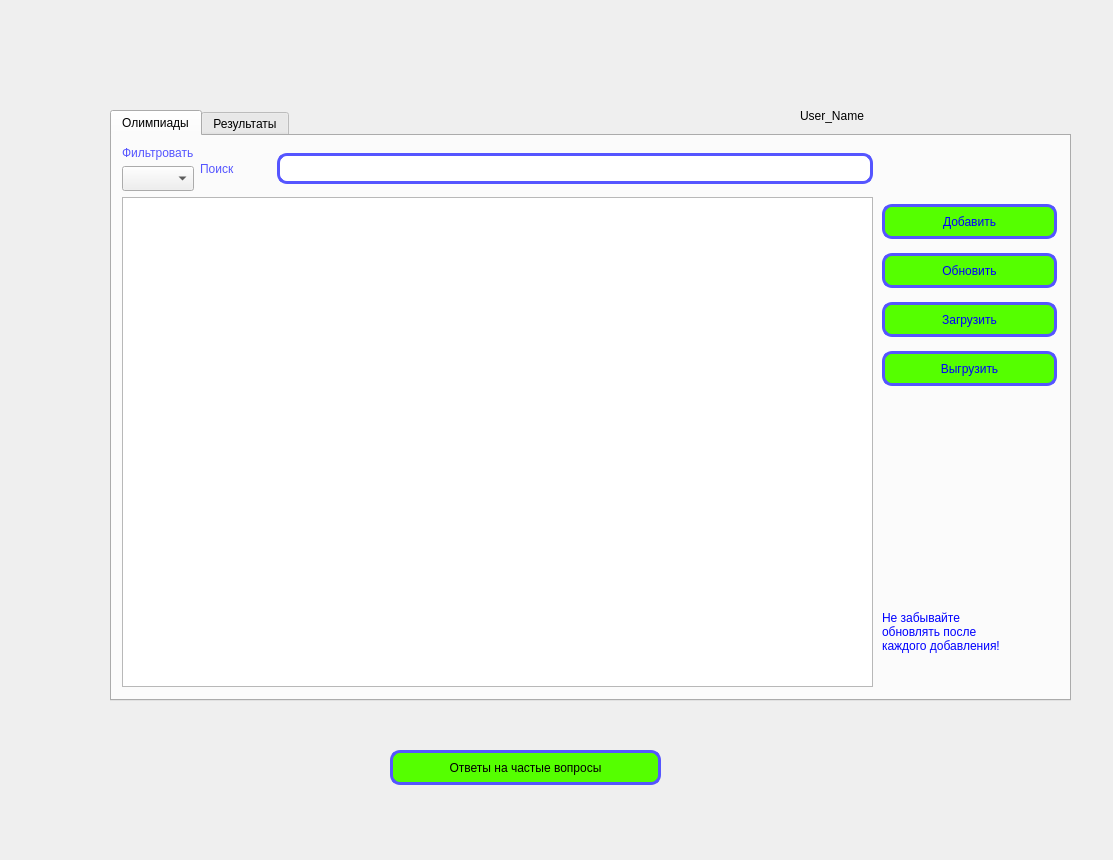
<?xml version="1.0" encoding="UTF-8"?>
<ui version="4.0">
 <class>MainWindow</class>
 <widget class="QMainWindow" name="MainWindow">
  <property name="geometry">
   <rect>
    <x>0</x>
    <y>0</y>
    <width>1113</width>
    <height>860</height>
   </rect>
  </property>
  <property name="windowTitle">
   <string>MainWindow</string>
  </property>
  <widget class="QWidget" name="centralwidget">
   <widget class="QLabel" name="user_name">
    <property name="geometry">
     <rect>
      <x>800</x>
      <y>100</y>
      <width>271</width>
      <height>31</height>
     </rect>
    </property>
    <property name="styleSheet">
     <string notr="true">font: 75 14pt &quot;MS Shell Dlg 2&quot;;</string>
    </property>
    <property name="text">
     <string>User_Name</string>
    </property>
   </widget>
   <widget class="QTabWidget" name="tabWidget">
    <property name="geometry">
     <rect>
      <x>110</x>
      <y>110</y>
      <width>961</width>
      <height>591</height>
     </rect>
    </property>
    <property name="minimumSize">
     <size>
      <width>961</width>
      <height>591</height>
     </size>
    </property>
    <property name="currentIndex">
     <number>0</number>
    </property>
    <widget class="QWidget" name="tab">
     <attribute name="title">
      <string>Олимпиады</string>
     </attribute>
     <widget class="QWidget" name="layoutWidget">
      <property name="geometry">
       <rect>
        <x>770</x>
        <y>60</y>
        <width>181</width>
        <height>201</height>
       </rect>
      </property>
      <layout class="QVBoxLayout" name="verticalLayout_2">
       <item>
        <widget class="QPushButton" name="add">
         <property name="minimumSize">
          <size>
           <width>100</width>
           <height>35</height>
          </size>
         </property>
         <property name="maximumSize">
          <size>
           <width>175</width>
           <height>16777215</height>
          </size>
         </property>
         <property name="toolTip">
          <string>&lt;html&gt;&lt;head/&gt;&lt;body&gt;&lt;p&gt;После добавления не забудьте обновить!&lt;/p&gt;&lt;/body&gt;&lt;/html&gt;</string>
         </property>
         <property name="styleSheet">
          <string notr="true">background-color: rgb(85, 255, 0);
font: 75 10pt &quot;MS Shell Dlg 2&quot;;
border-radius: 10px;
border: 3px solid #5555ff;
color: blue;
</string>
         </property>
         <property name="text">
          <string>Добавить</string>
         </property>
         <attribute name="buttonGroup">
          <string notr="true">maingroup</string>
         </attribute>
        </widget>
       </item>
       <item>
        <widget class="QPushButton" name="add_2">
         <property name="minimumSize">
          <size>
           <width>100</width>
           <height>35</height>
          </size>
         </property>
         <property name="maximumSize">
          <size>
           <width>175</width>
           <height>16777215</height>
          </size>
         </property>
         <property name="styleSheet">
          <string notr="true">background-color: rgb(85, 255, 0);
font: 75 10pt &quot;MS Shell Dlg 2&quot;;
border-radius: 10px;
border: 3px solid #5555ff;
color: blue;
</string>
         </property>
         <property name="text">
          <string>Обновить</string>
         </property>
        </widget>
       </item>
       <item>
        <widget class="QPushButton" name="download">
         <property name="maximumSize">
          <size>
           <width>175</width>
           <height>35</height>
          </size>
         </property>
         <property name="toolTip">
          <string>&lt;html&gt;&lt;head/&gt;&lt;body&gt;&lt;p&gt;Внимание!!! Загружается только csv файл с разделителем &amp;quot;;&amp;quot;. В файле  6 столбцов(название, предмет обязательно прописать, в остальных, в случае отсутствия, поставить пробел). Строку с заголовками не надо писать!&lt;/p&gt;&lt;/body&gt;&lt;/html&gt;</string>
         </property>
         <property name="whatsThis">
          <string>&lt;html&gt;&lt;head/&gt;&lt;body&gt;&lt;p&gt;afafsd&lt;/p&gt;&lt;/body&gt;&lt;/html&gt;</string>
         </property>
         <property name="styleSheet">
          <string notr="true">background-color: rgb(85, 255, 0);
font: 75 10pt &quot;MS Shell Dlg 2&quot;;
border-radius: 10px;
border: 3px solid #5555ff;
color: blue;
</string>
         </property>
         <property name="text">
          <string>Загрузить</string>
         </property>
         <attribute name="buttonGroup">
          <string notr="true">maingroup</string>
         </attribute>
        </widget>
       </item>
       <item>
        <widget class="QPushButton" name="upload">
         <property name="maximumSize">
          <size>
           <width>175</width>
           <height>35</height>
          </size>
         </property>
         <property name="styleSheet">
          <string notr="true">background-color: rgb(85, 255, 0);
font: 75 10pt &quot;MS Shell Dlg 2&quot;;
border-radius: 10px;
border: 3px solid #5555ff;
color: blue;
</string>
         </property>
         <property name="text">
          <string>Выгрузить</string>
         </property>
         <attribute name="buttonGroup">
          <string notr="true">maingroup</string>
         </attribute>
        </widget>
       </item>
      </layout>
     </widget>
     <widget class="QWidget" name="verticalLayoutWidget_2">
      <property name="geometry">
       <rect>
        <x>10</x>
        <y>10</y>
        <width>751</width>
        <height>541</height>
       </rect>
      </property>
      <layout class="QVBoxLayout" name="verticalLayout_4">
       <item>
        <layout class="QHBoxLayout" name="horizontalLayout">
         <item>
          <layout class="QVBoxLayout" name="verticalLayout">
           <item>
            <widget class="QLabel" name="filter_label">
             <property name="styleSheet">
              <string notr="true">color: rgb(85, 85, 255);
font: 12pt &quot;MS Shell Dlg 2&quot;;</string>
             </property>
             <property name="text">
              <string>Фильтровать</string>
             </property>
            </widget>
           </item>
           <item>
            <widget class="QComboBox" name="filter">
             <property name="minimumSize">
              <size>
               <width>0</width>
               <height>25</height>
              </size>
             </property>
            </widget>
           </item>
          </layout>
         </item>
         <item>
          <widget class="QLabel" name="find_label">
           <property name="minimumSize">
            <size>
             <width>71</width>
             <height>31</height>
            </size>
           </property>
           <property name="styleSheet">
            <string notr="true">color: rgb(85, 85, 255);
font: 12pt &quot;MS Shell Dlg 2&quot;;</string>
           </property>
           <property name="text">
            <string>Поиск</string>
           </property>
          </widget>
         </item>
         <item>
          <widget class="QLineEdit" name="find_Edit">
           <property name="minimumSize">
            <size>
             <width>451</width>
             <height>31</height>
            </size>
           </property>
           <property name="styleSheet">
            <string notr="true">
border-radius: 10px;
border: 3px solid rgb(85, 85, 255);
</string>
           </property>
          </widget>
         </item>
        </layout>
       </item>
       <item>
        <widget class="QTableWidget" name="olympiad_table"/>
       </item>
      </layout>
     </widget>
     <widget class="QLabel" name="label">
      <property name="geometry">
       <rect>
        <x>770</x>
        <y>450</y>
        <width>161</width>
        <height>91</height>
       </rect>
      </property>
      <property name="styleSheet">
       <string notr="true">
font: 75 10pt &quot;MS Shell Dlg 2&quot;;
color: blue;
</string>
      </property>
      <property name="text">
       <string>Не забывайте
обновлять после
каждого добавления!</string>
      </property>
     </widget>
    </widget>
    <widget class="QWidget" name="tab_3">
     <attribute name="title">
      <string>Результаты</string>
     </attribute>
     <widget class="QLabel" name="label_2">
      <property name="geometry">
       <rect>
        <x>680</x>
        <y>280</y>
        <width>250</width>
        <height>272</height>
       </rect>
      </property>
      <property name="minimumSize">
       <size>
        <width>250</width>
        <height>272</height>
       </size>
      </property>
      <property name="maximumSize">
       <size>
        <width>250</width>
        <height>272</height>
       </size>
      </property>
      <property name="text">
       <string/>
      </property>
     </widget>
     <widget class="QWidget" name="verticalLayoutWidget_3">
      <property name="geometry">
       <rect>
        <x>10</x>
        <y>10</y>
        <width>661</width>
        <height>541</height>
       </rect>
      </property>
      <layout class="QVBoxLayout" name="verticalLayout_5">
       <item>
        <layout class="QHBoxLayout" name="horizontalLayout_2">
         <item>
          <layout class="QVBoxLayout" name="verticalLayout_3">
           <item>
            <widget class="QLabel" name="filter_label_2">
             <property name="styleSheet">
              <string notr="true">color: rgb(85, 85, 255);
font: 12pt &quot;MS Shell Dlg 2&quot;;</string>
             </property>
             <property name="text">
              <string>Фильтровать</string>
             </property>
            </widget>
           </item>
           <item>
            <widget class="QComboBox" name="filter_2">
             <property name="minimumSize">
              <size>
               <width>0</width>
               <height>25</height>
              </size>
             </property>
            </widget>
           </item>
          </layout>
         </item>
         <item>
          <widget class="QLabel" name="find_label_2">
           <property name="minimumSize">
            <size>
             <width>71</width>
             <height>31</height>
            </size>
           </property>
           <property name="styleSheet">
            <string notr="true">color: rgb(85, 85, 255);
font: 12pt &quot;MS Shell Dlg 2&quot;;</string>
           </property>
           <property name="text">
            <string>Поиск</string>
           </property>
          </widget>
         </item>
         <item>
          <widget class="QLineEdit" name="find_Edit_2">
           <property name="minimumSize">
            <size>
             <width>440</width>
             <height>31</height>
            </size>
           </property>
           <property name="maximumSize">
            <size>
             <width>440</width>
             <height>16777215</height>
            </size>
           </property>
           <property name="styleSheet">
            <string notr="true">
border-radius: 10px;
border: 3px solid rgb(85, 85, 255);
</string>
           </property>
          </widget>
         </item>
        </layout>
       </item>
       <item>
        <widget class="QTableWidget" name="olympiad_table_2"/>
       </item>
      </layout>
     </widget>
    </widget>
   </widget>
   <widget class="QPushButton" name="upload_2">
    <property name="geometry">
     <rect>
      <x>390</x>
      <y>750</y>
      <width>271</width>
      <height>35</height>
     </rect>
    </property>
    <property name="maximumSize">
     <size>
      <width>300</width>
      <height>35</height>
     </size>
    </property>
    <property name="styleSheet">
     <string notr="true">background-color: rgb(85, 255, 0);
font: 75 10pt &quot;MS Shell Dlg 2&quot;;
border-radius: 10px;
border: 3px solid #5555ff;

</string>
    </property>
    <property name="text">
     <string>Ответы на частые вопросы</string>
    </property>
   </widget>
  </widget>
 </widget>
 <resources/>
 <connections/>
 <buttongroups>
  <buttongroup name="maingroup"/>
 </buttongroups>
</ui>
